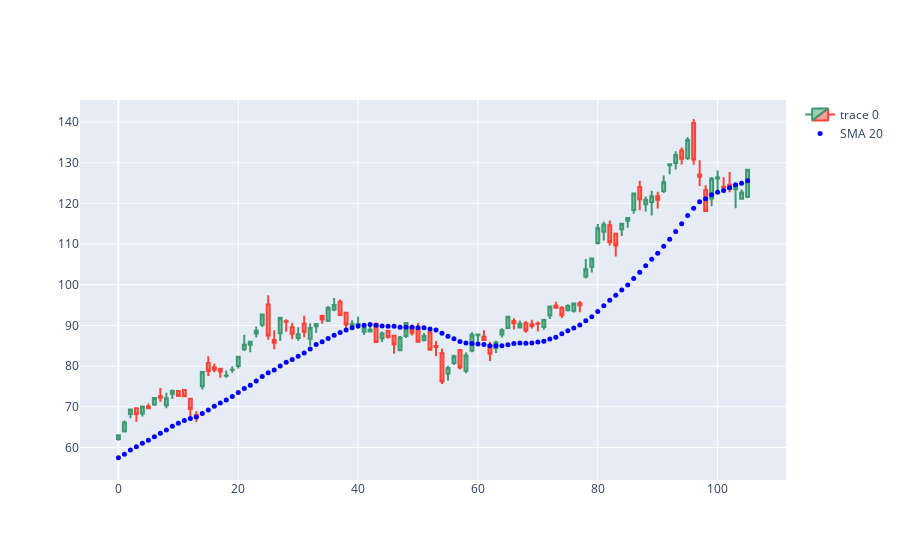

Notebook source saved alongside this figure:
### Code cell
# Importar la librería plotly.graph_objects como go para la visualización de datos
import plotly.graph_objects as go

# Crear una copia del DataFrame 'datos' para trabajar con ella
dfplt = datos[:]

# Crear una figura utilizando plotly, específicamente un gráfico de velas (Candlestick)
# Esto es útil para visualizar movimientos de precios en datos financieros
figura = go.Figure(data=[go.Candlestick(x=datos.index,
                                        open=datos["Open"],  # Precios de apertura
                                        high=datos["High"],  # Precios máximos
                                        low=datos["Low"],    # Precios mínimos
                                        close=datos["Close"] # Precios de cierre
                                       )])

# Añadir a la figura un gráfico de dispersión para la SMA de 20 periodos
# Esto se hace para visualizar cómo se compara la SMA con los precios reales
figura.add_scatter(x=dfplt.index, y=dfplt["sma_20"], mode='markers', 
                   marker=dict(color='blue', size=5), name='SMA 20')

# Actualizar la configuración de la figura para ocultar el control deslizante del eje X
# Esto mejora la visualización al no sobrecargar la interfaz con controles innecesarios
figura.update_layout(xaxis_rangeslider_visible=False)

# Mostrar la figura. Esto generará el gráfico en el entorno de Jupyter Notebook o en una ventana de navegador web
figura.show()
